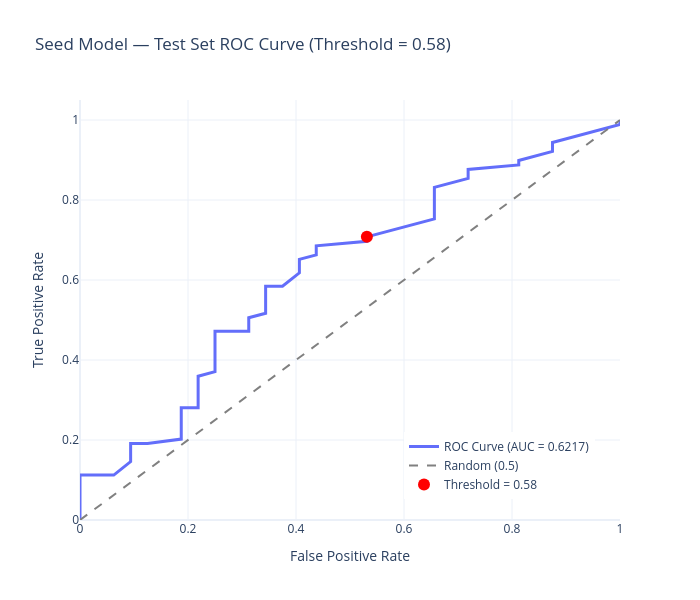

Notebook source saved alongside this figure:
### Code cell
# Same thing for the ROC plot
fpr, tpr, thresholds = roc_curve(y_true, y_proba)

# Find the ROC point corresponding to the threshold 
idx = np.argmin(np.abs(thresholds - THRESHOLD))

fig_roc = go.Figure()

# ROC curve
fig_roc.add_trace(
    go.Scatter(
        x=fpr,
        y=tpr,
        mode="lines",
        name=f"ROC Curve (AUC = {auc:.4f})",
        line=dict(width=3)
    )
)

# Random baseline
fig_roc.add_trace(
    go.Scatter(
        x=[0, 1],
        y=[0, 1],
        mode="lines",
        name="Random (0.5)",
        line=dict(dash="dash", width=2, color="gray")
    )
)

# Threshold marker
fig_roc.add_trace(
    go.Scatter(
        x=[fpr[idx]],
        y=[tpr[idx]],
        mode="markers",
        name=f"Threshold = {THRESHOLD}",
        marker=dict(size=12, color="red"),
        hovertemplate=(
            f"Threshold: {THRESHOLD}<br>"
            "FPR: %{x:.4f}<br>"
            "TPR: %{y:.4f}<extra></extra>"
        )
    )
)

fig_roc.update_layout(
    title=f"Seed Model — Test Set ROC Curve (Threshold = {THRESHOLD})",
    xaxis_title="False Positive Rate",
    yaxis_title="True Positive Rate",
    template="plotly_white",
    width=700,
    height=600,
    legend=dict(x=0.60, y=0.05)
)

fig_roc.update_xaxes(range=[0, 1])
fig_roc.update_yaxes(range=[0, 1.05])

fig_roc.show()

### Figure 1 — Plotly figure (JSON) as saved in the notebook; plotly's stock layout.template omitted (floating-point values rounded to 4 significant figures)
{"data": [{"line": {"width": 3}, "mode": "lines", "name": "ROC Curve (AUC = 0.6217)", "type": "scatter", "x": [0.0, 0.0, 0.0, 0.0, 0.0625, 0.09375, 0.09375, 0.125, 0.1875, 0.1875, 0.1875, 0.2188, 0.2188, 0.2188, 0.2188, 0.25, 0.25, 0.25, 0.25, 0.25, 0.3125, 0.3125, 0.3125, 0.3438, 0.3438, 0.3438, 0.375, 0.4062, 0.4062, 0.4375, 0.4375, 0.5312, 0.5312, 0.5938, 0.6562, 0.6562, 0.6562, 0.6562, 0.7188, 0.7188, 0.8125, 0.8125, 0.875, 0.875, 1.0, 1.0], "y": [0.0, 0.02247, 0.08989, 0.1124, 0.1124, 0.1461, 0.191, 0.191, 0.2022, 0.236, 0.2809, 0.2809, 0.3034, 0.3483, 0.3596, 0.3708, 0.3933, 0.427, 0.4607, 0.4719, 0.4719, 0.4831, 0.5056, 0.5169, 0.5618, 0.5843, 0.5843, 0.618, 0.6517, 0.6629, 0.6854, 0.6966, 0.7079, 0.7303, 0.7528, 0.7978, 0.809, 0.8315, 0.8539, 0.8764, 0.8876, 0.8989, 0.9213, 0.9438, 0.9888, 1.0]}, {"line": {"color": "gray", "dash": "dash", "width": 2}, "mode": "lines", "name": "Random (0.5)", "type": "scatter", "x": [0, 1], "y": [0, 1]}, {"hovertemplate": "Threshold: 0.58<br>FPR: %{x:.4f}<br>TPR: %{y:.4f}<extra></extra>", "marker": {"color": "red", "size": 12}, "mode": "markers", "name": "Threshold = 0.58", "type": "scatter", "x": [0.5312], "y": [0.7079]}], "layout": {"height": 600, "legend": {"x": 0.6, "y": 0.05}, "title": {"text": "Seed Model — Test Set ROC Curve (Threshold = 0.58)"}, "width": 700, "xaxis": {"range": [0, 1], "title": {"text": "False Positive Rate"}}, "yaxis": {"range": [0, 1.05], "title": {"text": "True Positive Rate"}}}}
